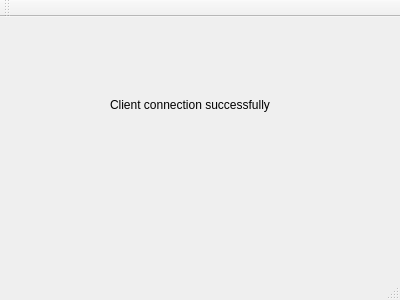
<?xml version="1.0" encoding="UTF-8"?>
<ui version="4.0">
 <class>MainWindow</class>
 <widget class="QMainWindow" name="MainWindow">
  <property name="geometry">
   <rect>
    <x>0</x>
    <y>0</y>
    <width>400</width>
    <height>300</height>
   </rect>
  </property>
  <property name="windowTitle">
   <string>MainWindow</string>
  </property>
  <widget class="QWidget" name="centralWidget">
   <widget class="QLabel" name="label">
    <property name="geometry">
     <rect>
      <x>110</x>
      <y>80</y>
      <width>161</width>
      <height>16</height>
     </rect>
    </property>
    <property name="text">
     <string>Client connection successfully</string>
    </property>
   </widget>
  </widget>
  <widget class="QMenuBar" name="menuBar">
   <property name="geometry">
    <rect>
     <x>0</x>
     <y>0</y>
     <width>400</width>
     <height>21</height>
    </rect>
   </property>
  </widget>
  <widget class="QToolBar" name="mainToolBar">
   <attribute name="toolBarArea">
    <enum>TopToolBarArea</enum>
   </attribute>
   <attribute name="toolBarBreak">
    <bool>false</bool>
   </attribute>
  </widget>
  <widget class="QStatusBar" name="statusBar"/>
 </widget>
 <layoutdefault spacing="6" margin="11"/>
 <resources/>
 <connections/>
</ui>
